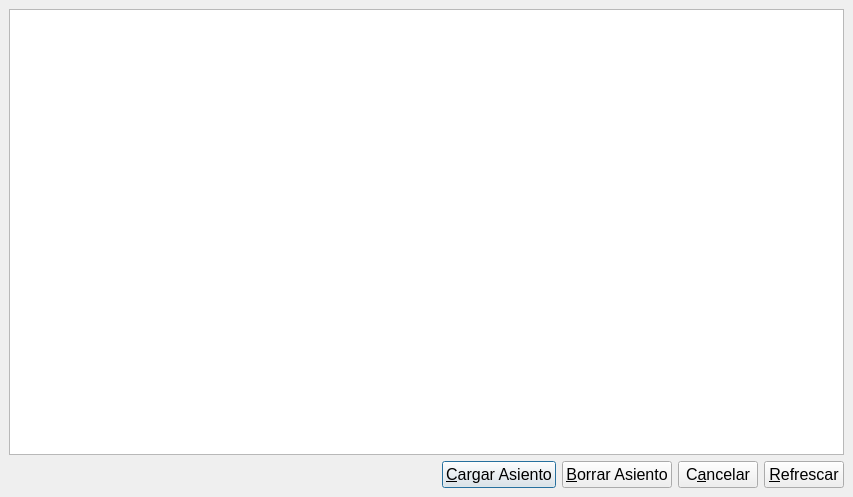
<?xml version="1.0" encoding="UTF-8"?>
<ui version="4.0">
 <author>José Manuel Díez Botella</author>
 <class>cargaespera</class>
 <widget class="QDialog" name="cargaespera">
  <property name="geometry">
   <rect>
    <x>0</x>
    <y>0</y>
    <width>853</width>
    <height>497</height>
   </rect>
  </property>
  <property name="windowTitle">
   <string>Apuntes en espera</string>
  </property>
  <layout class="QVBoxLayout">
   <property name="spacing">
    <number>6</number>
   </property>
   <property name="leftMargin">
    <number>9</number>
   </property>
   <property name="topMargin">
    <number>9</number>
   </property>
   <property name="rightMargin">
    <number>9</number>
   </property>
   <property name="bottomMargin">
    <number>9</number>
   </property>
   <item>
    <widget class="QTableView" name="elborrador"/>
   </item>
   <item>
    <layout class="QHBoxLayout">
     <property name="spacing">
      <number>6</number>
     </property>
     <property name="leftMargin">
      <number>0</number>
     </property>
     <property name="topMargin">
      <number>0</number>
     </property>
     <property name="rightMargin">
      <number>0</number>
     </property>
     <property name="bottomMargin">
      <number>0</number>
     </property>
     <item>
      <spacer>
       <property name="orientation">
        <enum>Qt::Horizontal</enum>
       </property>
       <property name="sizeHint" stdset="0">
        <size>
         <width>40</width>
         <height>20</height>
        </size>
       </property>
      </spacer>
     </item>
     <item>
      <widget class="QPushButton" name="CargarpushButton">
       <property name="font">
        <font>
         <pointsize>12</pointsize>
        </font>
       </property>
       <property name="text">
        <string>&amp;Cargar Asiento</string>
       </property>
       <property name="icon">
        <iconset resource="keme.qrc">
         <normaloff>:/iconos/graf/reload.png</normaloff>:/iconos/graf/reload.png</iconset>
       </property>
       <property name="shortcut">
        <string>Alt+C</string>
       </property>
      </widget>
     </item>
     <item>
      <widget class="QPushButton" name="BorrarButton">
       <property name="font">
        <font>
         <pointsize>12</pointsize>
        </font>
       </property>
       <property name="text">
        <string>&amp;Borrar Asiento</string>
       </property>
       <property name="icon">
        <iconset resource="keme.qrc">
         <normaloff>:/iconos/graf/borrar.png</normaloff>:/iconos/graf/borrar.png</iconset>
       </property>
       <property name="shortcut">
        <string>Alt+B</string>
       </property>
      </widget>
     </item>
     <item>
      <widget class="QPushButton" name="CancelarButton">
       <property name="font">
        <font>
         <pointsize>12</pointsize>
        </font>
       </property>
       <property name="text">
        <string>C&amp;ancelar</string>
       </property>
       <property name="icon">
        <iconset resource="keme.qrc">
         <normaloff>:/iconos/graf/application-exit.png</normaloff>:/iconos/graf/application-exit.png</iconset>
       </property>
       <property name="shortcut">
        <string>Alt+A</string>
       </property>
      </widget>
     </item>
     <item>
      <widget class="QPushButton" name="refrescapushButton">
       <property name="font">
        <font>
         <pointsize>12</pointsize>
        </font>
       </property>
       <property name="text">
        <string>&amp;Refrescar</string>
       </property>
       <property name="icon">
        <iconset resource="keme.qrc">
         <normaloff>:/iconos/graf/refresh.xpm</normaloff>:/iconos/graf/refresh.xpm</iconset>
       </property>
       <property name="shortcut">
        <string>Alt+R</string>
       </property>
      </widget>
     </item>
    </layout>
   </item>
  </layout>
 </widget>
 <layoutdefault spacing="6" margin="11"/>
 <resources>
  <include location="keme.qrc"/>
 </resources>
 <connections>
  <connection>
   <sender>CargarpushButton</sender>
   <signal>clicked()</signal>
   <receiver>cargaespera</receiver>
   <slot>accept()</slot>
   <hints>
    <hint type="sourcelabel">
     <x>20</x>
     <y>20</y>
    </hint>
    <hint type="destinationlabel">
     <x>20</x>
     <y>20</y>
    </hint>
   </hints>
  </connection>
  <connection>
   <sender>CancelarButton</sender>
   <signal>clicked()</signal>
   <receiver>cargaespera</receiver>
   <slot>reject()</slot>
   <hints>
    <hint type="sourcelabel">
     <x>20</x>
     <y>20</y>
    </hint>
    <hint type="destinationlabel">
     <x>20</x>
     <y>20</y>
    </hint>
   </hints>
  </connection>
 </connections>
</ui>
